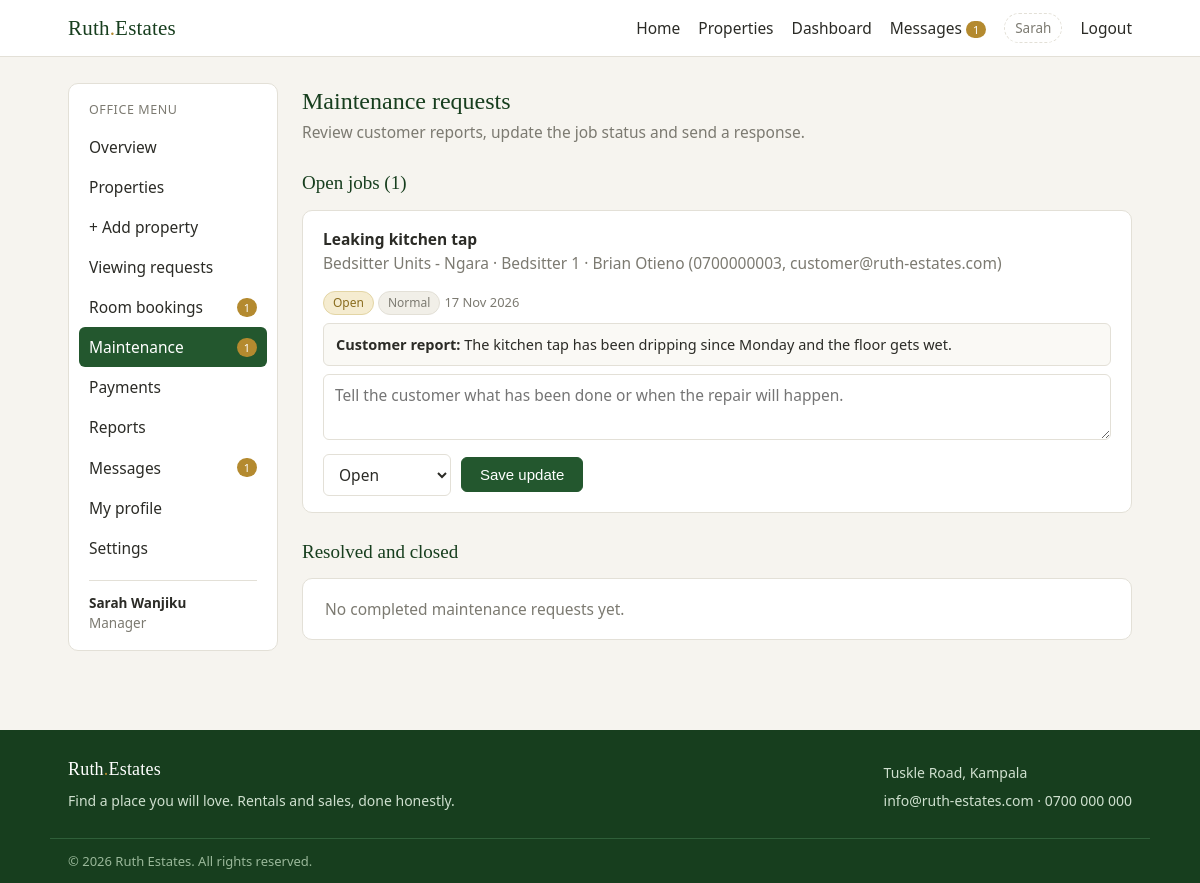
Screenshot of /manager/maintenance.php (signed in) with the database file from the repository.
### tables this page shows
CREATE TABLE maintenance_requests (
  id INT AUTO_INCREMENT PRIMARY KEY,
  customer_id INT NOT NULL,
  property_id INT DEFAULT NULL,
  room_id INT DEFAULT NULL,
  booking_id INT DEFAULT NULL,
  subject VARCHAR(150) NOT NULL,
  description TEXT NOT NULL,
  priority ENUM('low','normal','high','urgent') NOT NULL DEFAULT 'normal',
  status ENUM('open','in_progress','resolved','closed') NOT NULL DEFAULT 'open',
  reply TEXT DEFAULT NULL,
  handled_by INT DEFAULT NULL,
  responded_at DATETIME DEFAULT NULL,
  created_at TIMESTAMP NOT NULL DEFAULT CURRENT_TIMESTAMP,
  CONSTRAINT fk_maintenance_customer FOREIGN KEY (customer_id) REFERENCES users(id) ON DELETE CASCADE,
  CONSTRAINT fk_maintenance_property FOREIGN KEY (property_id) REFERENCES properties(id) ON DELETE SET NULL,
  CONSTRAINT fk_maintenance_room FOREIGN KEY (room_id) REFERENCES rooms(id) ON DELETE SET NULL,
  CONSTRAINT fk_maintenance_booking FOREIGN KEY (booking_id) REFERENCES bookings(id) ON DELETE SET NULL
);

CREATE TABLE properties (
  id INT AUTO_INCREMENT PRIMARY KEY,
  title VARCHAR(150) NOT NULL,
  description TEXT NOT NULL,
  property_type ENUM('house','apartment','land','commercial') NOT NULL DEFAULT 'house',
  listed_for ENUM('rent','sale') NOT NULL DEFAULT 'rent',
  price DECIMAL(12,2) NOT NULL DEFAULT 0,
  location VARCHAR(120) NOT NULL,
  bedrooms TINYINT UNSIGNED NOT NULL DEFAULT 0,
  bathrooms TINYINT UNSIGNED NOT NULL DEFAULT 0,
  photo VARCHAR(255) DEFAULT NULL,
  status ENUM('available','taken') NOT NULL DEFAULT 'available',
  manager_id INT DEFAULT NULL,
  created_at TIMESTAMP NOT NULL DEFAULT CURRENT_TIMESTAMP,
  CONSTRAINT fk_property_manager FOREIGN KEY (manager_id) REFERENCES users(id) ON DELETE SET NULL
);

CREATE TABLE rooms (
  id INT AUTO_INCREMENT PRIMARY KEY,
  property_id INT NOT NULL,
  name VARCHAR(60) NOT NULL,
  room_type ENUM('single','double','studio','bedsitter','master','shop','office','plot','whole') NOT NULL DEFAULT 'single',
  price DECIMAL(12,2) NOT NULL DEFAULT 0,
  capacity TINYINT UNSIGNED NOT NULL DEFAULT 1,
  status ENUM('available','occupied','maintenance') NOT NULL DEFAULT 'available',
  description VARCHAR(255) DEFAULT NULL,
  photo VARCHAR(255) DEFAULT NULL,
  created_at TIMESTAMP NOT NULL DEFAULT CURRENT_TIMESTAMP,
  CONSTRAINT fk_room_property FOREIGN KEY (property_id) REFERENCES properties(id) ON DELETE CASCADE
);

CREATE TABLE users (
  id INT AUTO_INCREMENT PRIMARY KEY,
  name VARCHAR(80) NOT NULL,
  email VARCHAR(120) NOT NULL UNIQUE,
  phone VARCHAR(20) DEFAULT NULL,
  password_hash VARCHAR(255) NOT NULL,
  role ENUM('customer','manager','landlord') NOT NULL DEFAULT 'customer',
  status ENUM('active','blocked') NOT NULL DEFAULT 'active',
  created_at TIMESTAMP NOT NULL DEFAULT CURRENT_TIMESTAMP
);

### manager/maintenance.php (the view, shortened to what this page needs)
<?php
require_once dirname(__DIR__) . '/config/db.php';
$statuses = ['open' => 'Open', 'in_progress' => 'In progress', 'resolved' => 'Resolved', 'closed' => 'Closed'];
$open = $pdo->query('SELECT m.*, p.title AS property_title, p.location, r.name AS room_name, u.name AS customer_name, u.phone AS customer_phone, u.email AS customer_email FROM maintenance_requests m LEFT JOIN properties p ON p.id = m.property_id LEFT JOIN rooms r ON r.id = m.room_id JOIN users u ON u.id = m.customer_id WHERE m.status IN ("open", "in_progress") ORDER BY FIELD(m.priority, "urgent", "high", "normal", "low"), m.created_at ASC')->fetchAll();
$past = $pdo->query('SELECT m.*, p.title AS property_title, r.name AS room_name, u.name AS customer_name FROM maintenance_requests m LEFT JOIN properties p ON p.id = m.property_id LEFT JOIN rooms r ON r.id = m.room_id JOIN users u ON u.id = m.customer_id WHERE m.status IN ("resolved", "closed") ORDER BY m.responded_at DESC LIMIT 20')->fetchAll();
include dirname(__DIR__) . '/includes/header.php';
?>
<div class="dash-layout">
<?php include __DIR__ . '/menu.php'; ?>
<main class="dash-main">
  <h1>Maintenance requests</h1>
  <p class="muted">Review customer reports, update the job status and send a response.</p>
  <h2 class="section-title-sm">Open jobs (<?php echo count($open); ?>)</h2>
  <?php if (!$open): ?>
    <div class="panel"><p class="muted">No open maintenance requests.</p></div>
  <?php else: ?>
    <?php foreach ($open as $request): ?>
      <div class="panel inquiry">
        <div class="inquiry-head">
          <div>
            <b><?php echo esc($request['subject']); ?></b>
            <p class="muted">
              <?php echo esc($request['property_title'] ?: 'General request'); ?>
              <?php if ($request['room_name']): ?> &middot; <?php echo esc($request['room_name']); ?><?php endif; ?>
              &middot; <?php echo esc($request['customer_name']); ?> (<?php echo esc($request['customer_phone']); ?>, <?php echo esc($request['customer_email']); ?>)
            </p>
          </div>
          <div class="inquiry-side">
            <?php echo status_badge($request['status']); ?>
            <?php echo status_badge($request['priority']); ?>
            <small class="muted"><?php echo esc(friendly_date($request['created_at'])); ?></small>
          </div>
        </div>
        <p class="note"><b>Customer report:</b> <?php echo nl2br(esc($request['description'])); ?></p>
        <form class="respond" method="post">
          <textarea name="reply" rows="2" placeholder="Tell the customer what has been done or when the repair will happen."></textarea>
          <div class="respond-actions">
            <select name="status">
              <?php foreach ($statuses as $value => $label): ?>
                <option value="<?php echo esc($value); ?>"<?php echo $request['status'] === $value ? ' selected' : ''; ?>><?php echo esc($label); ?></option>
              <?php endforeach; ?>
            </select>
            <button class="btn" type="submit">Save update</button>
          </div>
        </form>
      </div>
    <?php endforeach; ?>
  <?php endif; ?>
  <h2 class="section-title-sm">Resolved and closed</h2>
  <div class="panel">
    <?php if (!$past): ?>
      <p class="muted">No completed maintenance requests yet.</p>
    <?php endif; ?>
  </div>
</main>
</div>
<?php include dirname(__DIR__) . '/includes/footer.php'; ?>

### includes/functions.php (shortened to what this page needs)
<?php
function esc($value)
{
    return htmlspecialchars((string) $value, ENT_QUOTES, 'UTF-8');
}
function status_badge($status)
{
    $classes = ['pending' => 'badge badge-pending', 'approved' => 'badge badge-approved', 'rejected' => 'badge badge-rejected', 'available' => 'badge badge-approved', 'taken' => 'badge badge-muted', 'occupied' => 'badge badge-muted', 'maintenance' => 'badge badge-pending', 'active' => 'badge badge-approved', 'blocked' => 'badge badge-rejected', 'rent' => 'badge badge-muted', 'sale' => 'badge badge-muted', 'manager' => 'badge badge-admin', 'landlord' => 'badge badge-admin', 'customer' => 'badge badge-approved', 'paid' => 'badge badge-approved', 'cancelled' => 'badge badge-rejected', 'open' => 'badge badge-pending', 'in_progress' => 'badge badge-admin', 'resolved' => 'badge badge-approved', 'closed' => 'badge badge-muted', 'low' => 'badge badge-muted', 'normal' => 'badge badge-muted', 'high' => 'badge badge-pending', 'urgent' => 'badge badge-rejected'];
    $labels = ['in_progress' => 'In progress', 'mobile_money' => 'Mobile money'];
    return '<span class="' . ($classes[$status] ?? 'badge badge-muted') . '">' . esc($labels[$status] ?? ucfirst($status)) . '</span>';
}
function friendly_date($timestamp)
{
    $timestamp = trim((string) $timestamp);
    return date('j M Y', strtotime($timestamp));
}

### assets/css/style.css (style rules this page uses)
:root { --green: #23572e; --green-dark: #173e1e; --green-light: #e7f0e7; --cream: #f6f4ef; --ink: #2b2b26; --muted: #7c7a71; --line: #e3e0d7; --danger: #a4322a; --pending: #8a6d1f; --pending-bg: #f5ecd0; }
* { margin: 0; padding: 0; box-sizing: border-box; }
body { font-family: "Segoe UI", Arial, Helvetica, sans-serif; background: var(--cream); color: var(--ink); font-size: 15.5px; line-height: 1.55; overflow-x: hidden; }
h1, h2, h3, .brand { font-family: Georgia, "Times New Roman", serif; font-weight: normal; }
.section-title-sm { margin: 24px 0 12px; color: var(--green-dark); font-size: 19px; }
.muted { color: var(--muted); }
.badge { display: inline-block; font-size: 12px; padding: 2px 9px; border-radius: 12px; border: 1px solid transparent; }
.badge-muted { background: #f1efe8; color: var(--muted); border-color: var(--line); }
.badge-pending { background: var(--pending-bg); color: var(--pending); border-color: #e3d5a5; }
.btn { display: inline-block; background: var(--green); color: #fff; border: 1px solid var(--green); border-radius: 6px; padding: 8px 18px; font-size: 15px; cursor: pointer; text-decoration: none; }
input, select, textarea { width: 100%; padding: 8px 11px; border: 1px solid var(--line); border-radius: 6px; background: #fff; font: inherit; color: var(--ink); }
textarea { resize: vertical; }
.dash-layout { display: flex; gap: 24px; align-items: flex-start; }
.dash-main { flex: 1; min-width: 0; }
.dash-main h1 { font-size: 24px; color: var(--green-dark); }
.dash-main > p.muted { margin-bottom: 16px; }
.panel { background: #fff; border: 1px solid var(--line); border-radius: 10px; padding: 18px 22px; margin-bottom: 20px; }
.inquiry { padding: 16px 20px; }
.inquiry-head { display: flex; justify-content: space-between; gap: 14px; flex-wrap: wrap; margin-bottom: 8px; }
.inquiry-side { text-align: right; }
.note { background: #faf9f5; border: 1px solid var(--line); border-radius: 6px; padding: 9px 12px; margin-bottom: 8px; font-size: 14.5px; }
.respond { display: block; }
.respond textarea { margin-bottom: 8px; }
.respond-actions { display: flex; gap: 10px; align-items: center; }
.respond-actions select { width: auto; }
body { -webkit-text-size-adjust: 100%; }
.btn, button, .nav-toggle { touch-action: manipulation; }

### rows the page displays
maintenance_requests: subject "Leaking kitchen tap", property.title "Bedsitter Units - Ngara", room.name "Bedsitter 1", customer.name "Brian Otieno", customer.phone "0700000003", customer.email "customer@ruth-estates.com", status "Open Normal", created_at "17 Nov 2026", description "The kitchen tap has been dripping since Monday and the floor gets wet.", status "Open"

### other values shown
$unread "1"
explode(' ', $user['name'])[0] "Sarah"
$label "Overview"
$label "Properties"
$label "+ Add property"
$label "Viewing requests"
$label "Room bookings"
$pendingBookings "1"
$label "Maintenance"
$openMaintenance "1"
$label "Payments"
$label "Reports"
$label "Messages"
$label "My profile"
$label "Settings"
